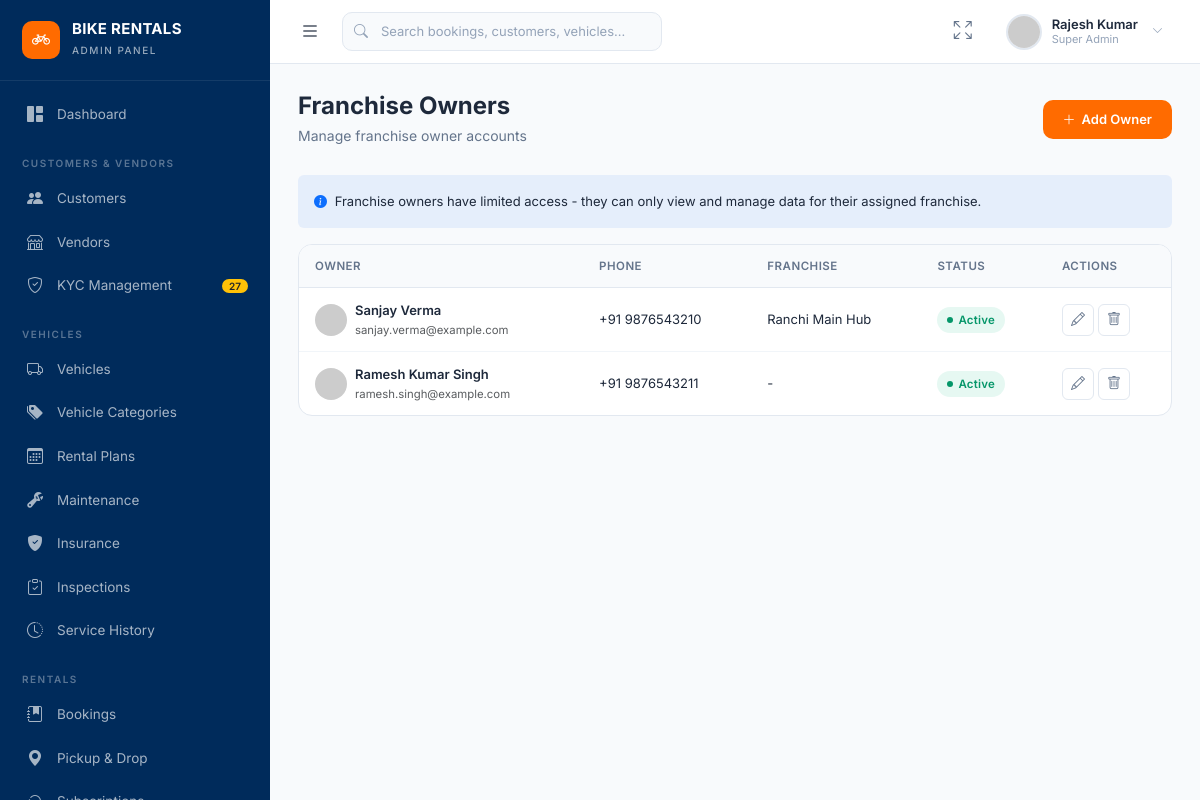
The app's page /franchises/owners/ with its own data.
### myapp/models.py (models this page shows, shortened)
class FranchiseOwner(models.Model):
    owner_id = models.CharField(max_length=20, unique=True, blank=True)
    franchise = models.ForeignKey(Franchise, on_delete=models.SET_NULL, null=True, blank=True, related_name="owners")
    full_name = models.CharField(max_length=150)
    email = models.EmailField()
    phone = models.CharField(max_length=20)
    pan_number = models.CharField(max_length=20, blank=True)
    aadhaar_number = models.CharField(max_length=20, blank=True)
    bank_name = models.CharField(max_length=100, blank=True)
    bank_account = models.CharField(max_length=30, blank=True)
    ifsc_code = models.CharField(max_length=20, blank=True)
    status = models.CharField(max_length=20, default="active")
    created_at = models.DateTimeField(default=timezone.now)

class Franchise(models.Model):
    STATUS_CHOICES = [
        ("active", "Active"),
        ("pending", "Pending"),
        ("inactive", "Inactive"),
    ]
    franchise_id = models.CharField(max_length=20, unique=True, blank=True)
    name = models.CharField(max_length=150)
    owner_name = models.CharField(max_length=150)
    email = models.EmailField()
    phone = models.CharField(max_length=20)
    city = models.CharField(max_length=100)
    state = models.CharField(max_length=100)
    address = models.TextField(blank=True)
    commission_rate = models.DecimalField(max_digits=5, decimal_places=2, default=15.0)
    status = models.CharField(max_length=20, choices=STATUS_CHOICES, default="active")
    joined_at = models.DateTimeField(default=timezone.now)
    class Meta:
        ordering = ["-joined_at"]

### myapp/views.py (the view, shortened to what this page needs)
# urls.py: path('franchises/owners/', views.franchise_owners, name='admin_franchise_owners'),
def franchise_owners(request):
    owners = FranchiseOwner.objects.select_related("franchise").all()
    franchises = Franchise.objects.all()
    return render(request, "admin/franchises/owners.html", {"owners": owners, "franchises": franchises})

### myapp/templates/admin/franchises/owners.html (shortened to what this page needs)
{% extends "admin/base.html" %}
{% block content %}
<div class="page-header d-flex align-items-center justify-content-between flex-wrap gap-2">
    <div><h1>Franchise Owners</h1><p>Manage franchise owner accounts</p></div>
    <div class="page-header-actions"><button class="btn-primary-custom" data-bs-toggle="modal" data-bs-target="#addOwnerModal"><i class="bi bi-plus-lg"></i> Add Owner</button></div>
</div>
<div class="mb-3 p-3 rounded" style="background:var(--info-bg);font-size:13px;">
    <i class="bi bi-info-circle-fill text-primary me-1"></i> Franchise owners have limited access - they can only view and manage data for their assigned franchise.
</div>
<div class="panel-card">
    <div class="admin-table-wrapper">
        <table class="admin-table">
            <thead><tr><th>Owner</th><th>Phone</th><th>Franchise</th><th>Status</th><th>Actions</th></tr></thead>
            <tbody>
                {% for o in owners %}
                <tr>
                    <td><div class="d-flex align-items-center gap-2"><img src="https://ui-avatars.com/api/?name={{ o.full_name|urlencode }}&background=random" class="rounded-circle" width="32"><div><div class="cell-bold">{{ o.full_name }}</div><div class="text-muted small">{{ o.email }}</div></div></div></td>
                    <td>{{ o.phone }}</td>
                    <td>{{ o.franchise.name|default:"-" }}</td>
                    <td>
                        {% if o.status == 'active' %}
                            <span class="status-badge badge-active">Active</span>
                        {% else %}
                            <span class="status-badge badge-inactive">Inactive</span>
                        {% endif %}
                    </td>
                    <td>
                        <div class="d-flex gap-1">
                            <button class="btn-sm-action" onclick="openEditModal('franchise-owner', '{{ o.id }}')"><i class="bi bi-pencil"></i></button>
                            <button class="btn-sm-action danger" data-bs-toggle="modal" data-bs-target="#confirmActionModal" data-action="delete" data-url="/api/franchise-owners/{{ o.id }}/"><i class="bi bi-trash"></i></button>
                        </div>
                    </td>
                </tr>
                {% endfor %}
            </tbody>
        </table>
    </div>
</div>
{% endblock %}

### myapp/static/css/admin.css (style rules this page uses)
:root { --primary: #002B5B; --primary-light: #003d7a; --primary-dark: #001d3d; --accent: #FF6B00; --accent-hover: #E65C00; --accent-light: rgba(255, 107, 0, 0.1); --bg: #F8FAFC; --bg-card: #FFFFFF; --text: #1E293B; --text-secondary: #64748B; --text-muted: #94A3B8; --white: #FFFFFF; --border: #E2E8F0; --border-light: #F1F5F9; --success: #10B981; --success-bg: rgba(16, 185, 129, 0.1); --warning: #F59E0B; --warning-bg: rgba(245, 158, 11, 0.1); --danger: #EF4444; --danger-bg: rgba(239, 68, 68, 0.1); --info: #3B82F6; --info-bg: rgba(59, 130, 246, 0.1); --purple: #8B5CF6; --purple-bg: rgba(139, 92, 246, 0.1); --sidebar-width: 270px; --sidebar-collapsed: 0px; --navbar-height: 64px; --radius: 10px; --radius-sm: 6px; --radius-lg: 14px; --shadow-sm: 0 1px 3px rgba(0, 0, 0, 0.06), 0 1px 2px rgba(0, 0, 0, 0.04); --shadow: 0 4px 6px -1px rgba(0, 0, 0, 0.07), 0 2px 4px -2px rgba(0, 0, 0, 0.05); --shadow-md: 0 10px 15px -3px rgba(0, 0, 0, 0.08), 0 4px 6px -4px rgba(0, 0, 0, 0.05); --shadow-lg: 0 20px 25px -5px rgba(0, 0, 0, 0.08), 0 8px 10px -6px rgba(0, 0, 0, 0.04); --transition: all 0.25s cubic-bezier(0.4, 0, 0.2, 1); --font: 'Inter', -apple-system, BlinkMacSystemFont, 'Segoe UI', sans-serif; }
*, *::before, *::after { box-sizing: border-box; margin: 0; padding: 0; }
html { scroll-behavior: smooth; }
body { font-family: var(--font); background: var(--bg); color: var(--text); font-size: 14px; line-height: 1.6; overflow-x: hidden; -webkit-font-smoothing: antialiased; -moz-osx-font-smoothing: grayscale; }
img { max-width: 100%; }
.page-header { margin-bottom: 28px; }
.page-header h1 { font-size: 24px; font-weight: 700; color: var(--text); margin: 0; }
.page-header p { color: var(--text-secondary); font-size: 14px; margin: 4px 0 0; }
.page-header-actions { display: flex; gap: 10px; align-items: center; }
.panel-card { background: var(--white); border-radius: var(--radius-lg); border: 1px solid var(--border); overflow: hidden; }
.admin-table-wrapper { overflow-x: auto; -webkit-overflow-scrolling: touch; }
.admin-table { width: 100%; border-collapse: separate; border-spacing: 0; font-size: 13px; }
.admin-table thead th { background: var(--bg); color: var(--text-secondary); font-weight: 600; font-size: 11.5px; text-transform: uppercase; letter-spacing: 0.5px; padding: 12px 16px; border-bottom: 1px solid var(--border); white-space: nowrap; position: sticky; top: 0; z-index: 1; }
.admin-table tbody td { padding: 12px 16px; border-bottom: 1px solid var(--border-light); vertical-align: middle; color: var(--text); }
.admin-table tbody tr { transition: var(--transition); }
.admin-table tbody tr:last-child td { border-bottom: none; }
.cell-bold { font-weight: 600; color: var(--text); }
.status-badge { display: inline-flex; align-items: center; gap: 5px; padding: 4px 10px; border-radius: 20px; font-size: 11.5px; font-weight: 600; white-space: nowrap; letter-spacing: 0.2px; }
.status-badge::before { content: ''; width: 6px; height: 6px; border-radius: 50%; flex-shrink: 0; }
.badge-available, .badge-active, .badge-completed, .badge-verified, .badge-success, .badge-paid { background: var(--success-bg); color: #059669; }
.badge-available::before, .badge-active::before, .badge-completed::before, .badge-verified::before, .badge-success::before, .badge-paid::before { background: #059669; }
.btn-primary-custom { background: var(--accent); color: var(--white); border: none; padding: 9px 20px; border-radius: var(--radius); font-size: 13px; font-weight: 600; cursor: pointer; transition: var(--transition); font-family: var(--font); display: inline-flex; align-items: center; gap: 6px; }
.btn-sm-action { width: 32px; height: 32px; border: 1px solid var(--border); background: var(--white); border-radius: var(--radius-sm); display: inline-flex; align-items: center; justify-content: center; font-size: 14px; color: var(--text-secondary); cursor: pointer; transition: var(--transition); }

### records on screen
FranchiseOwner: full_name "Sanjay Verma", email "sanjay.verma@example.com", phone "+91 9876543210", franchise.name "Ranchi Main Hub", status "Active"
FranchiseOwner: full_name "Ramesh Kumar Singh", email "ramesh.singh@example.com", phone "+91 9876543211", franchise.name "-", status "Active"
